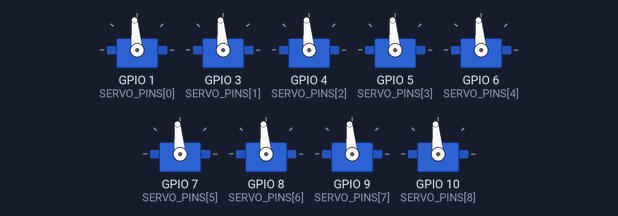
This sketch was run on a simulated ESP32-S3. Shown: 9 × servo. What the sketch prints to the serial monitor is not drawn.

Above: at 2.55 s.
At 4.9 s:
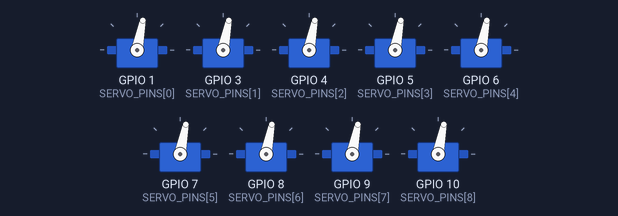
Timing chart, 0 to 10.3 s (numbered marks = the images above):
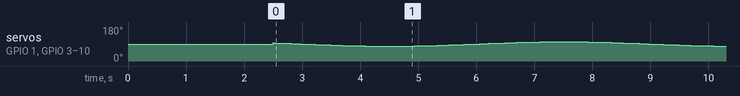

The sketch:

polyp_3x3_sway_v1_1.ino
```cpp
/*
 * PROJECT: Polyp (notwled servo console)
 * DEVICE:  3x3 rig, gentle synchronized sway test, ESP32-S3 SuperMini
 *
 * v1.1: fixes visible jerkiness in v1.0. That version computed the target
 * as an integer degree (`int angle = ...round(...)`) before handing it to
 * Servo::write(), so across a small +/-11.5 degree sway at 50Hz the motion
 * was really a staircase of whole-degree steps, not a curve. This version
 * keeps the angle as a float all the way through and writes microseconds
 * directly (writeMicroseconds instead of write), which gives roughly 10x
 * finer resolution (~10.5us per degree over the 500-2400us range) than
 * quantizing to whole degrees first. Motion should read as continuous now.
 *
 * If it's still visibly jerky after this, the likely cause has moved from
 * software to power: syncing all 8 servos to reverse direction at the same
 * instant means they all demand peak current at the same instant too, a
 * supply that sags under that (voltage dip, not enough smoothing) will
 * show up as a stutter right at the sway's direction changes specifically,
 * worth checking with a meter on the servo rail if the jerk lines up with
 * the turnaround points rather than happening throughout the sway.
 *
 * WIRING: same rig as polyp_3x3_sg92r_v1_0.ino, GPIO 1,3,4,5,6,7,8,9,10 ->
 * servo 1..9. Servo8 (GPIO9) confirmed dead 2026-09-09, still wired here.
 */

#include <ESP32Servo.h>

#define VERSION "1.1"

// ---------------- CONFIG ----------------

const int SERVO_PINS[9] = {1, 3, 4, 5, 6, 7, 8, 9, 10};

const float SHAFT_TO_TIP_CM = 25.0;
const float TIP_SWAY_CM     = 5.0;

const int CENTER_DEG = 90;
const float SWAY_PERIOD_S = 6.0;

const int MIN_US = 500, MAX_US = 2400; // must match attach() range below

float angleTrim[9] = {0, 0, 0, 0, 0, 0, 0, 0, 0}; // per-servo mounting trim, degrees

const int UPDATE_HZ = 50;
const unsigned long ARM_DELAY_MS = 1000;

// -----------------------------------------

Servo servos[9];
float swingDeg;

int degToUs(float deg) {
  deg = constrain(deg, 0.0, 180.0);
  return (int)round(MIN_US + (deg / 180.0) * (MAX_US - MIN_US));
}

void setup() {
  Serial.begin(115200);
  delay(1500);

  swingDeg = degrees(asin(TIP_SWAY_CM / SHAFT_TO_TIP_CM));
  Serial.printf("Polyp 3x3 sway test, firmware v%s\n", VERSION);
  Serial.printf(
    "tip sway target %.1fcm at %.1fcm horn length -> +/-%.2f degrees\n",
    TIP_SWAY_CM, SHAFT_TO_TIP_CM, swingDeg
  );

  ESP32PWM::allocateTimer(0);
  ESP32PWM::allocateTimer(1);
  ESP32PWM::allocateTimer(2);
  ESP32PWM::allocateTimer(3);

  Serial.println("Standing up to 90 degrees...");
  for (int i = 0; i < 9; i++) {
    servos[i].setPeriodHertz(UPDATE_HZ);
    servos[i].attach(SERVO_PINS[i], MIN_US, MAX_US);
    servos[i].writeMicroseconds(degToUs(CENTER_DEG + angleTrim[i]));
  }

  delay(ARM_DELAY_MS);
  Serial.println("Swaying.");
}

void loop() {
  float t = millis() / 1000.0;
  float phase = (2.0 * PI / SWAY_PERIOD_S) * t;
  float angleDeg = CENTER_DEG + swingDeg * sin(phase); // stays float, never rounded early

  for (int i = 0; i < 9; i++) {
    servos[i].writeMicroseconds(degToUs(angleDeg + angleTrim[i]));
  }

  delay(1000 / UPDATE_HZ);
}
```
